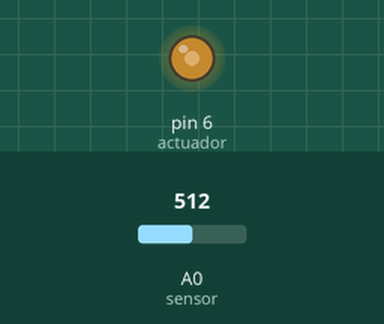
Recording of a sketch running on a simulated Arduino Uno, built with avr-gcc and run on an emulated ATmega328P. Parts: output pins drawn as LEDs (lit = HIGH). The inputs (shaded band) are chosen by the test bench; at power-on: A0 (sensor) = 512.

Above: at 1.8 s.
1.9 s: A0 (sensor) set to 716
At 2.7 s:
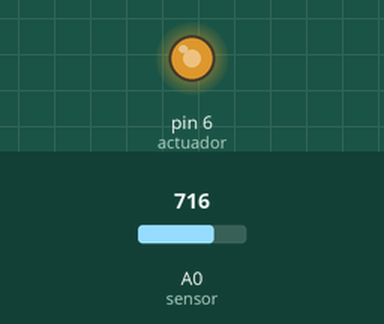
3.5 s: A0 (sensor) set to 900
At 4.3 s:
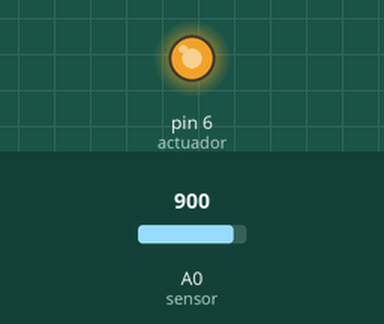
5.5 s: A0 (sensor) set to 122
At 7.0 s:
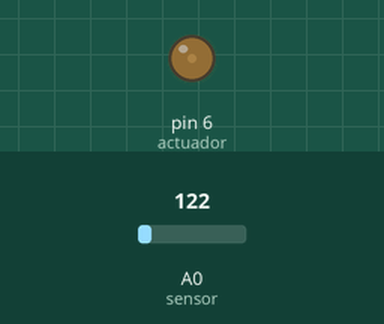
7.5 s: A0 (sensor) set to 0
At 8.5 s:
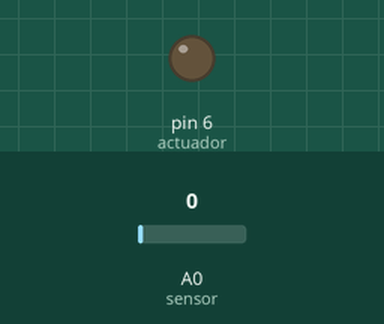
9.5 s: A0 (sensor) set to 511
At 11.3 s:
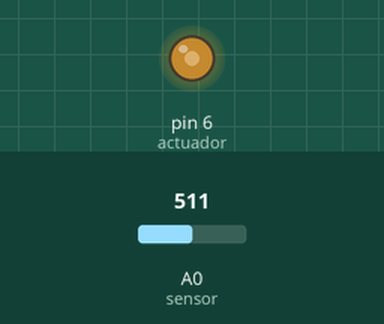
Timing chart, 0 to 12.5 s (numbered marks = the images above; inputs shaded):
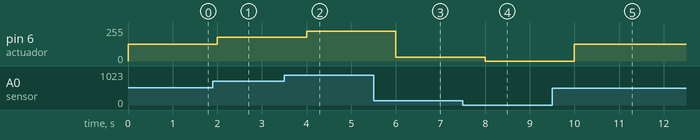

The sketch:

P6.ino
```cpp
int sensor = A0;
int actuador = 6;

void setup() {
  Serial.begin (9600);
}
int v;
void loop() {
  v=analogRead(sensor);
  v=map(v,0,1023,0,255);
  analogWrite(actuador,v);
  delay(1000);
  }
```

Measured:
- after the input at 1.9 s, pin 6 (actuador): 127/255 → 178/255 after 0.10 s
- after the input at 3.5 s, pin 6 (actuador): 178/255 → 224/255 after 0.50 s
- after the input at 5.5 s, pin 6 (actuador): 224/255 → 30/255 after 0.50 s
- after the input at 7.5 s, pin 6 (actuador): 30/255 → 0/255 after 0.50 s
- after the input at 9.5 s, pin 6 (actuador): 0/255 → 127/255 after 0.50 s
